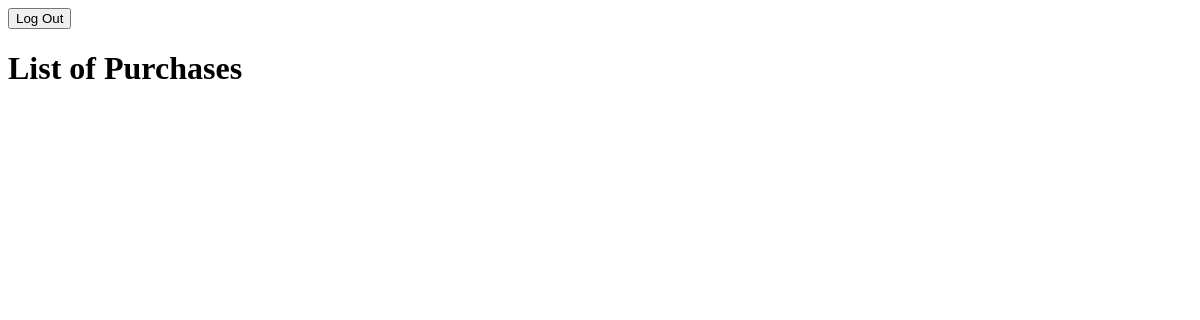
The page /purchases.php on the database as committed earlier.
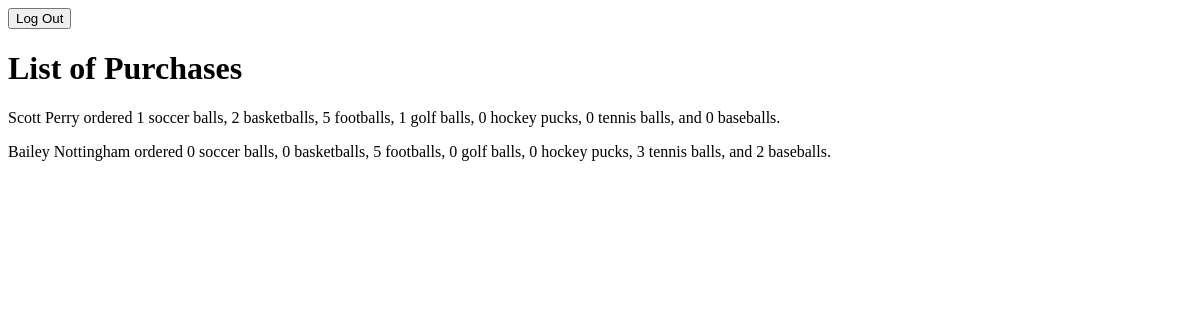
The same page on the database as committed later.
### tables this page shows
CREATE TABLE `purchases` (
  `purchaseId` int(11) NOT NULL AUTO_INCREMENT,
  `userId` int(11) DEFAULT NULL,
  `item1` int(11) DEFAULT NULL,
  `item2` int(11) DEFAULT NULL,
  `item3` int(11) DEFAULT NULL,
  `item4` int(11) DEFAULT NULL,
  `item5` int(11) DEFAULT NULL,
  `item6` int(11) DEFAULT NULL,
  `item7` int(11) DEFAULT NULL,
  PRIMARY KEY (`purchaseId`)
);

CREATE TABLE `accounts` (
  `email` varchar(75) DEFAULT NULL,
  `firstName` varchar(30) DEFAULT NULL,
  `lastName` varchar(30) DEFAULT NULL,
  `password` varchar(255) DEFAULT NULL,
  `id` mediumint(9) NOT NULL AUTO_INCREMENT,
  PRIMARY KEY (`id`)
);

### Database.php (called while the page is built, shortened)
<?php
  class DatabaseAdaptor {
    private  $DB;
    public function __construct() {
      $db = 'mysql:dbname=users;host=127.0.0.1';
      $user = 'root';
      $password = '';
      try {
        $this->DB = new PDO ( $db, $user, $password );
        $this->DB->setAttribute ( PDO::ATTR_ERRMODE, PDO::ERRMODE_EXCEPTION );
      } catch ( PDOException $e ) {
          echo ('Bailey and Scott writes: Error establishing Connection!!!!');
          exit();
      }
    }
    public function purchaseList(){
      $data = $this->DB->prepare("SELECT firstName, lastName, email, item1, item2, item3, item4, item5, item6, item7 FROM accounts JOIN purchases ON id = userId");
      $data->execute();
      return $data->fetchAll( PDO::FETCH_ASSOC );
    }
  }
  $myDatabaseFunctions = new DatabaseAdaptor();
?>

### purchases.php (the view, shortened to what this page needs)
<!DOCTYPE html>
<html>
<head>
  <link href="styles.css" type="text/css" rel="stylesheet" />
</head>
<body>
  <form id="logout" action="index.php" method="post"/>
    <input type="submit" value="Log Out" />
  <h1> List of Purchases </h1>
    <?php
      require_once './Database.php';
      $purchases = $myDatabaseFunctions->purchaseList();
      foreach ($purchases as $row){
    ?>
      <p>
      <?= $row['firstName'] ?> <?= $row['lastName'] ?> ordered <?= $row['item1'] ?> soccer balls, <?= $row['item2'] ?> basketballs,
      <?= $row['item3'] ?> footballs, <?= $row['item4'] ?> golf balls, <?= $row['item5'] ?> hockey pucks, <?= $row['item6'] ?> tennis balls, and <?= $row['item7'] ?> baseballs.
      </p>
    <?php } ?>
</body>
</html>

Rows that differ between the two databases and show on the page:
added purchases: userId.firstName "Scott", userId.lastName "Perry", item1 "1", item2 "2", item3 "5", item4 "1", item5 "0", item6 "0", item7 "0"
added purchases: userId.firstName "Bailey", userId.lastName "Nottingham", item1 "0", item2 "0", item3 "5", item4 "0", item5 "0", item6 "3", item7 "2"
